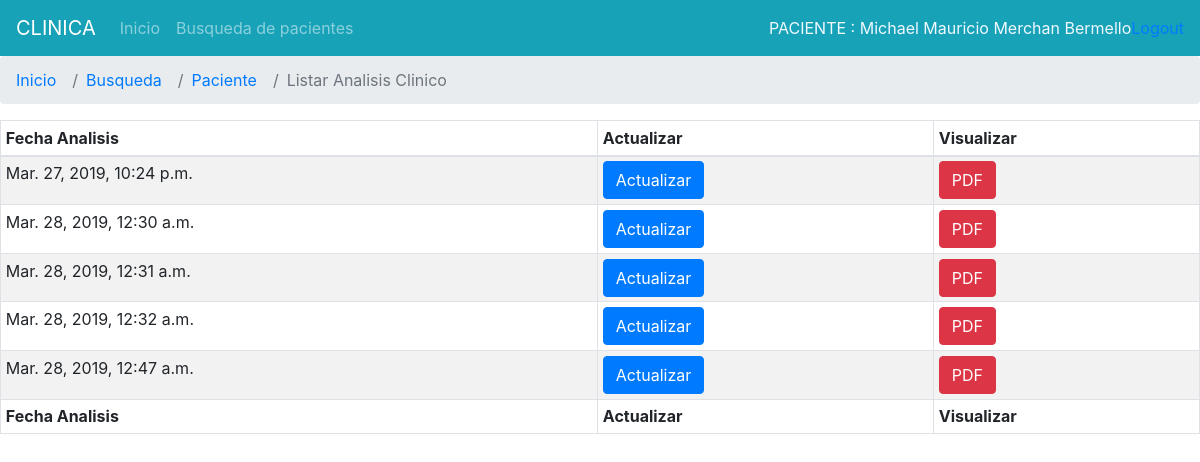
/analisis/listar/7 (signed in), run on the app's committed database.
### Registros/models.py (models this page shows, shortened)
class Paciente(models.Model):
	cedula=models.CharField(max_length=13,unique=True,verbose_name='Cedula de indentidad')
	nombre1=models.CharField(max_length=50,verbose_name='Primer nombre')
	nombre2=models.CharField(max_length=50,verbose_name='Segundo nombre')
	apellPadre=models.CharField(max_length=50,verbose_name='Apellido paterno')
	apellMadre=models.CharField(max_length=50,verbose_name='Apellido materno')
	sexo=models.CharField(max_length=2,choices=(('F', 'Femenino'),('M', 'Masculino'),))
	direccion=models.CharField(max_length=100,verbose_name='DIRECCION DOMICILIARIA')
	fechNacimiento=models.DateField('fecha de naciemiento',default=timezone.now)
	lugarNacimiento=models.CharField(max_length=100,verbose_name='LUGAR DE NACIMIENTO')
	nacionalidad=models.CharField(max_length=100,verbose_name='NACIONALIDAD')
	grupoCultural=models.CharField(max_length=100,verbose_name='GRUPO CULTURAL')
	estadoCivil=models.CharField(max_length=3,choices=(('SOL', 'Soltero'),('CAS', 'Casado'),('DIV', 'Divorciado'),('VIU', 'Viudo'),('UNL', 'Unión libre')))
	instruccion=models.CharField(max_length=100,verbose_name='INSTRUCION EDUCATIVA')
	ocupacion=models.CharField(max_length=100,verbose_name='OCUPACION')
	empresa=models.CharField(max_length=100,verbose_name='EMPRESA')
	tipo_sangre=models.CharField(max_length=100,verbose_name='TIPO DE SANGRE')
	tipo_seguro=models.CharField(max_length=100,verbose_name='TIPO DE SEGURIDAD')
	telefono=models.CharField(max_length=9,verbose_name='Telefono del paciente')
	celular=models.CharField(max_length=10,verbose_name='Celular del paciente')
	correo=models.EmailField(verbose_name='Correo del paciente')
	pariente=models.CharField(max_length=100,verbose_name='NOMBRE PARIENTE')
	parentesco=models.CharField(max_length=100,verbose_name='Parentesco')
	telefono_pariente=models.CharField(max_length=9,verbose_name='Telefono del pariente')
	celular_pariente=models.CharField(max_length=10,verbose_name='Celular del referido')
	foto=models.ImageField(upload_to='fotos', null=True,blank=True)
	fech_creado=models.DateTimeField(auto_now_add=True,verbose_name='Fecha de admision')
	fech_actualizado=models.DateTimeField(auto_now=True,verbose_name='FECHA DE ACTUALIZACION')

class lab_analisisclinico(models.Model):
	paciente = models.ForeignKey(Paciente, on_delete=models.CASCADE,verbose_name='PACIENTE')
	hematies = models.CharField(max_length=50,verbose_name='Hematies',blank=True,null=True)
	leucocitos = models.CharField(max_length=50,verbose_name='leucocitos',blank=True,null=True)
	hematocrito = models.CharField(max_length=50,verbose_name='hematocrito',blank=True,null=True)
	hemoglobina = models.CharField(max_length=50,verbose_name='hemoglobina',blank=True,null=True)
	hdeshiling = models.CharField(max_length=50,verbose_name='H. de Shiling',blank=True,null=True)
	eritrosidimentacion = models.CharField(max_length=50,verbose_name='eritrosidimentacion',blank=True,null=True)
	plaquetas = models.CharField(max_length=50,verbose_name='plaquetas',blank=True,null=True)
	reticulocitos = models.CharField(max_length=50,verbose_name='reticulocitos',blank=True,null=True)
	tdesangria = models.CharField(max_length=50,verbose_name='tdesangria',blank=True,null=True)
	tdecoagulacion = models.CharField(max_length=50,verbose_name='tdecoagulacion',blank=True,null=True)
	tdeprotombina = models.CharField(max_length=50,verbose_name='tdeprotombina',blank=True,null=True)
	tdetromboplast = models.CharField(max_length=50,verbose_name='tdetromboplast',blank=True,null=True)
	fibrinogeno = models.CharField(max_length=50,verbose_name='fibrinogeno',blank=True,null=True)
	gruposanguineo = models.CharField(max_length=50,verbose_name='gruposanguineo',blank=True,null=True)
	factorrh = models.CharField(max_length=50,verbose_name='factorrh',blank=True,null=True)
	rdewidal = models.CharField(max_length=50,verbose_name='rdewidal',blank=True,null=True)
	plasmodium = models.CharField(max_length=50,verbose_name='plasmodium',blank=True,null=True)
	vdrlcualit = models.CharField(max_length=50,verbose_name='vdrlcualit',blank=True,null=True)
	vdrlcuantit = models.CharField(max_length=50,verbose_name='vdrlcuantit',blank=True,null=True)
	testdecombs = models.CharField(max_length=50,verbose_name='testdecombs',blank=True,null=True)
	rcreactiva = models.CharField(max_length=50,verbose_name='rcreactiva',blank=True,null=True)
	ratest = models.CharField(max_length=50,verbose_name='ratest',blank=True,null=True)
	asto = models.CharField(max_length=50,verbose_name='asto',blank=True,null=True)
	factorrematoideo = models.CharField(max_length=50,verbose_name='factorrematoideo',blank=True,null=True)
	acurico = models.CharField(max_length=50,verbose_name='acurico',blank=True,null=True)
	urea = models.CharField(max_length=50,verbose_name='urea',blank=True,null=True)
	creatinina = models.CharField(max_length=50,verbose_name='creatinina',blank=True,null=True)
	glucosa = models.CharField(max_length=50,verbose_name='glucosa',blank=True,null=True)
	glucosapostprandial = models.CharField(max_length=50,verbose_name='glucosapostprandial',blank=True,null=True)
	hemoglobinaglicosilada = models.CharField(max_length=50,verbose_name='hemoglobinaglicosilada',blank=True,null=True)
	testtoleranciaglucosa = models.CharField(max_length=50,verbose_name='testtoleranciaglucosa',blank=True,null=True)
	colesterol = models.CharField(max_length=50,verbose_name='colesterol',blank=True,null=True)
	hdlcoleseterol = models.CharField(max_length=50,verbose_name='hdlcoleseterol',blank=True,null=True)
	ldlcolesterol = models.CharField(max_length=50,verbose_name='ldlcolesterol',blank=True,null=True)
	trigliceridos = models.CharField(max_length=50,verbose_name='trigliceridos',blank=True,null=True)
	lipidostotales = models.CharField(max_length=50,verbose_name='lipidostotales',blank=True,null=True)
	sodio = models.CharField(max_length=50,verbose_name='sodio',blank=True,null=True)
	cloro = models.CharField(max_length=50,verbose_name='cloro',blank=True,null=True)
	potasio = models.CharField(max_length=50,verbose_name='potasio',blank=True,null=True)
	calcio = models.CharField(max_length=50,verbose_name='calcio',blank=True,null=True)
	magnesio = models.CharField(max_length=50,verbose_name='magnesio',blank=True,null=True)
	feserico = models.CharField(max_length=50,verbose_name='feserico',blank=True,null=True)
	bilirrubinatotal = models.CharField(max_length=50,verbose_name='bilirrubinatotal',blank=True,null=True)
	bdirecta = models.CharField(max_length=50,verbose_name='bdirecta',blank=True,null=True)
	bindirecta = models.CharField(max_length=50,verbose_name='bindirecta',blank=True,null=True)
	indicterico = models.CharField(max_length=50,verbose_name='indicterico',blank=True,null=True)
	proteinastotales = models.CharField(max_length=50,verbose_name='proteinastotales',blank=True,null=True)
	albumina = models.CharField(max_length=50,verbose_name='albumina',blank=True,null=True)
	globulina = models.CharField(max_length=50,verbose_name='globulina',blank=True,null=True)
	got = models.CharField(max_length=50,verbose_name='got',blank=True,null=True)
	gpt = models.CharField(max_length=50,verbose_name='gpt',blank=True,null=True)
	colinesterasa = models.CharField(max_length=50,verbose_name='colinesterasa',blank=True,null=True)
	dlh = models.CharField(max_length=50,verbose_name='dlh',blank=True,null=True)
	fofatalcalina = models.CharField(max_length=50,verbose_name='fofatalcalina',blank=True,null=True)
	fofatacidaprost = models.CharField(max_length=50,verbose_name='fofatacidaprost',blank=True,null=True)
	ggtp = models.CharField(max_length=50,verbose_name='ggtp',blank=True,null=True)
	cpk = models.CharField(max_length=50,verbose_name='cpk',blank=True,null=True)
	cpkmb = models.CharField(max_length=50,verbose_name='cpkmb',blank=True,null=True)
	amilasaorina = models.CharField(max_length=50,verbose_name='amilasaorina',blank=True,null=True)
	amilasaserica = models.CharField(max_length=50,verbose_name='amilasaserica',blank=True,null=True)
	lipasaserica = models.CharField(max_length=50,verbose_name='lipasaserica',blank=True,null=True)
	toxoplasmalgg = models.CharField(max_length=50,verbose_name='toxoplasmalgg',blank=True,null=True)
	toxoplasmalgm = models.CharField(max_length=50,verbose_name='toxoplasmalgm',blank=True,null=True)
	hepatitisalgg = models.CharField(max_length=50,verbose_name='hepatitisalgg',blank=True,null=True)
	hepatitisalgm = models.CharField(max_length=50,verbose_name='hepatitisalgm',blank=True,null=True)
	hepatitisbhbsag = models.CharField(max_length=50,verbose_name='hepatitisbhbsag',blank=True,null=True)
	hepatitisc = models.CharField(max_length=50,verbose_name='hepatitisc',blank=True,null=True)
	vurusherpes1lgg = models.CharField(max_length=50,verbose_name='vurusherpes1lgg',blank=True,null=True)
	vurusherpes1y2lgm = models.CharField(max_length=50,verbose_name='vurusherpes1y2lgm',blank=True,null=True)
	vurusherpes2lgg = models.CharField(max_length=50,verbose_name='vurusherpes2lgg',blank=True,null=True)
	dengue = models.CharField(max_length=50,verbose_name='dengue',blank=True,null=True)
	vih = models.CharField(max_length=50,verbose_name='vih',blank=True,null=True)
	ige = models.CharField(max_length=50,verbose_name='ige',blank=True,null=True)
	alfafetoproteina = models.CharField(max_length=50,verbose_name='alfafetoproteina',blank=True,null=True)
	agcarcinoembrionario = models.CharField(max_length=50,verbose_name='agcarcinoembrionario',blank=True,null=True)
	agprostespcif = models.CharField(max_length=50,verbose_name='agprostespcif',blank=True,null=True)
	agprostespecificolibre = models.CharField(max_length=50,verbose_name='agprostespecificolibre',blank=True,null=True)
	ca153mama = models.CharField(max_length=50,verbose_name='ca153mama',blank=True,null=True)
	ca125ovario = models.CharField(max_length=50,verbose_name='ca125ovario',blank=True,null=True)
	ca724gastrico = models.CharField(max_length=50,verbose_name='ca724gastrico',blank=True,null=True)
	ca199pancreas = models.CharField(max_length=50,verbose_name='ca199pancreas',blank=True,null=True)
	t3 = models.CharField(max_length=50,verbose_name='t3',blank=True,null=True)
	t4 = models.CharField(max_length=50,verbose_name='t4',blank=True,null=True)
	tsh = models.CharField(max_length=50,verbose_name='tsh',blank=True,null=True)
	fsh = models.CharField(max_length=50,verbose_name='fsh',blank=True,null=True)
	prolactina = models.CharField(max_length=50,verbose_name='prolactina',blank=True,null=True)
	progesterona = models.CharField(max_length=50,verbose_name='progesterona',blank=True,null=True)
	betaestradiol = models.CharField(max_length=50,verbose_name='betaestradiol',blank=True,null=True)
	testosterona = models.CharField(max_length=50,verbose_name='testosterona',blank=True,null=True)
	hcgsubbetaembarazo = models.CharField(max_length=50,verbose_name='hcgsubbetaembarazo',blank=True,null=True)
	hcgsubbetacuantit = models.CharField(max_length=50,verbose_name='hcgsubbetacuantit',blank=True,null=True)
	fisico = models.CharField(max_length=50,verbose_name='fisico',blank=True,null=True)
	quimico = models.CharField(max_length=50,verbose_name='quimico',blank=True,null=True)
	sedimiento = models.CharField(max_length=50,verbose_name='sedimiento',blank=True,null=True)
	cultivoyambiograma = models.CharField(max_length=50,verbose_name='cultivoyambiograma',blank=True,null=True)
	contajedecolonias = models.CharField(max_length=50,verbose_name='contajedecolonias',blank=True,null=True)
	gravindex = models.CharField(max_length=50,verbose_name='gravindex',blank=True,null=True)
	depuraciondecreatinina = models.CharField(max_length=50,verbose_name='depuraciondecreatinina',blank=True,null=True)
	proteinasenorina = models.CharField(max_length=50,verbose_name='proteinasenorina',blank=True,null=True)
	parasitologico = models.CharField(max_length=50,verbose_name='parasitologico',blank=True,null=True)
	porconcentracion = models.CharField(max_length=50,verbose_name='porconcentracion',blank=True,null=True)
	estuddemocofecal = models.CharField(max_length=50,verbose_name='estuddemocofecal',blank=True,null=True)
	sangreoculta = models.CharField(max_length=50,verbose_name='sangreoculta',blank=True,null=True)
	trinciondegram = models.CharField(max_length=50,verbose_name='trinciondegram',blank=True,null=True)
	cultivoyantibiograma = models.CharField(max_length=50,verbose_name='cultivoyantibiograma',blank=True,null=True)
	rotavirus = models.CharField(max_length=50,verbose_name='rotavirus',blank=True,null=True)
	parasitos = models.CharField(max_length=50,verbose_name='parasitos',blank=True,null=True)
	tinciondegram = models.CharField(max_length=50,verbose_name='tinciondegram',blank=True,null=True)
	zielbdek = models.CharField(max_length=50,verbose_name='zielbdek',blank=True,null=True)
	cultivoyantibiogramastrpa = models.CharField(max_length=50,verbose_name='cultivoyantibiogramastrpa',blank=True,null=True)
	porcentdeesosinofilos = models.CharField(max_length=50,verbose_name='porcentdeesosinofilos',blank=True,null=True)
	enfresco = models.CharField(max_length=50,verbose_name='enfresco',blank=True,null=True)
	cultivoyantibiogramavaginal = models.CharField(max_length=50,verbose_name='cultivoyantibiogramavaginal',blank=True,null=True)
	chiamydia = models.CharField(max_length=50,verbose_name='chiamydia',blank=True,null=True)
	neisseria = models.CharField(max_length=50,verbose_name='neisseria',blank=True,null=True)
	otros = models.CharField(max_length=50,verbose_name='otros',blank=True,null=True)
	fech_informe=models.DateTimeField(auto_now_add=True,verbose_name='')
	fech_actualizado=models.DateTimeField(auto_now=True,verbose_name='')
	encargado = models.CharField(max_length=30,verbose_name='ENCARGADO',blank=True,null=True)

### Registros/views.py (the view)
# urls.py: path('analisis/listar/<pk>',login_required(views.ListeAnalisisclinico.as_view()),name='listar_analisis'),
class ListeAnalisisclinico(DetailView):
    model = Paciente
    template_name='registros/listar_otros/listar_analisis.html'
    def get_context_data(self, **kwargs):
        context = super().get_context_data(**kwargs)
        parametro = self.kwargs.get('pk',None)
        analisis = lab_analisisclinico.objects.filter(paciente__id=parametro)
        context['analisis']=analisis
        return context

### Registros/templates/registros/listar_otros/listar_analisis.html (shortened to what this page needs)
{%extends "registros/base_listar.html"%}
{% block tipoeco %}
<li class="breadcrumb-item active" aria-current="page">Listar Analisis Clinico</li>
{% endblock %}
{% block content %}
<table id="dtDynamicVerticalScrollExample" class="table table-striped table-bordered table-sm" cellspacing="0" width="100%">
    <thead>
      <tr>
        <th class="th-sm">Fecha Analisis
        </th>
        <th class="th-sm">Actualizar
        </th>
        <th class="th-sm">Visualizar
            </th>
      </tr>
    </thead>
    <tbody>
        {% for list in analisis %}
        <tr>
            <td>{{list.fech_informe}}</td>
            <td><a class="btn btn-primary" href="#">Actualizar</a></td>
            <td><a class="btn btn-danger" href="#">PDF</a></td>
        </tr>
        {%endfor%}
    </tbody>
    <tfoot>
        <tr>
            <th>Fecha Analisis</th>
            <th>Actualizar</th>
            <th>Visualizar</th>
        </tr>
    </tfoot>
  </table>
{% endblock %}

### Registros/templates/registros/base_listar.html (shortened to what this page needs)
{% extends 'registros/base.html' %}
{% load crispy_forms_tags %}
{% block principal %}
<li class="nav-item">
  <a class="nav-link" href="{% url 'registros:index'%}">Inicio</a>
</li>
<li class="nav-item">
  <a class="nav-link" href="{% url 'registros:buscar'%}">Busqueda de pacientes</a>
</li>
{% endblock %}
{%block derecha%}
<div style="color:aliceblue">PACIENTE : {{paciente.nombre1}}&nbsp{{paciente.nombre2}}&nbsp{{paciente.apellPadre}}&nbsp{{paciente.apellMadre}}
</div>
{%endblock%}
{% block lista %}
<li class="breadcrumb-item"><a href="{% url 'registros:index'%}">Inicio</a></li>
<li class="breadcrumb-item"><a href="{% url 'registros:buscar'%}">Busqueda</a></li>
<li class="breadcrumb-item"><a href="{% url 'registros:paciente' ident=paciente.pk %}">Paciente</a></li>
{% block tipoeco %}{% endblock %}
{% endblock %}

### data on the page
Paciente: nombre1 "Michael", nombre2 "Mauricio", apellPadre "Merchan", apellMadre "Bermello"
lab_analisisclinico: fech_informe "Mar. 27, 2019, 10:24 p.m."
lab_analisisclinico: fech_informe "Mar. 28, 2019, 12:30 a.m."
lab_analisisclinico: fech_informe "Mar. 28, 2019, 12:31 a.m."
lab_analisisclinico: fech_informe "Mar. 28, 2019, 12:32 a.m."
lab_analisisclinico: fech_informe "Mar. 28, 2019, 12:47 a.m."
